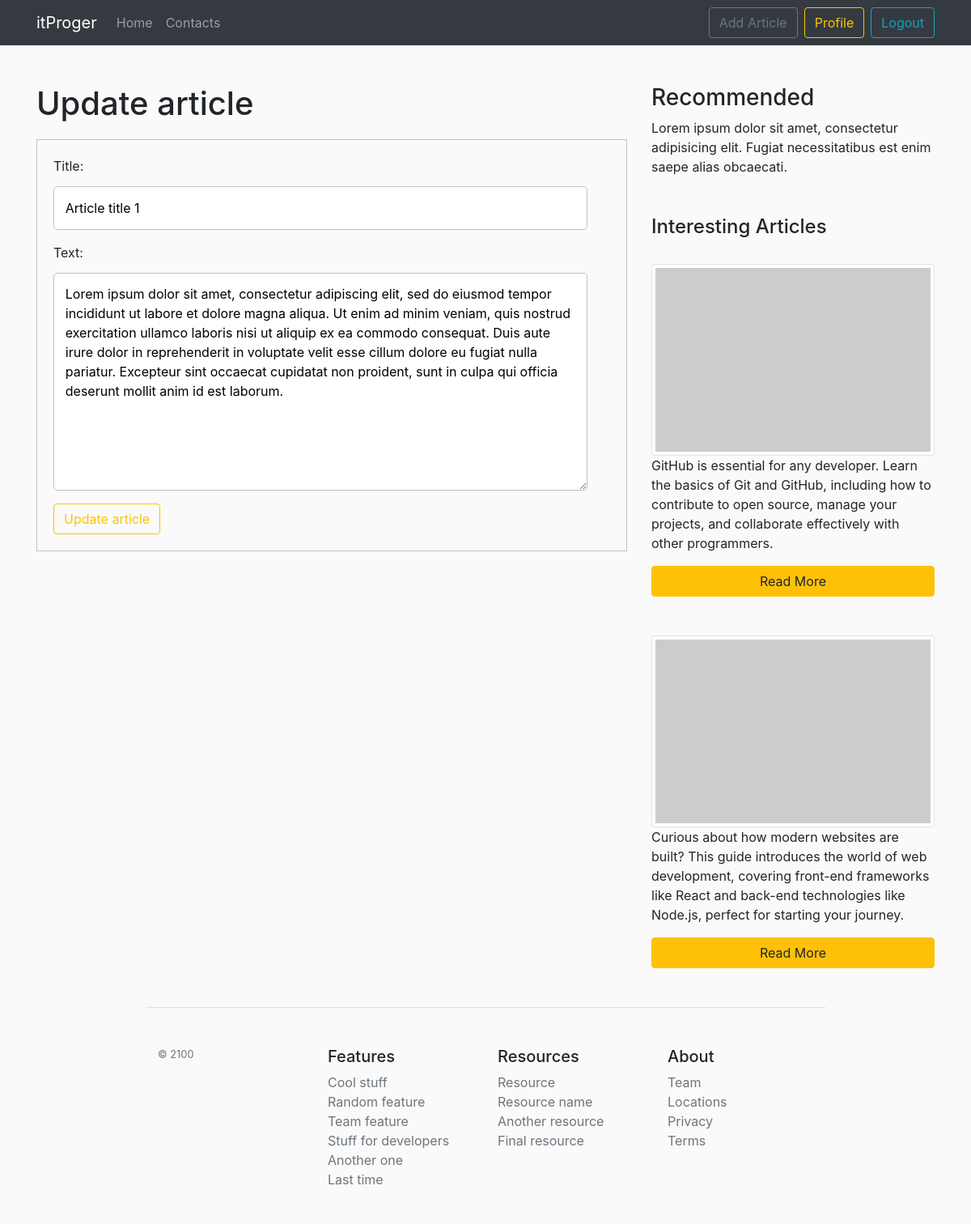
The app's page /news/6/update (signed in) with its own data.
### blog/models.py (models this page shows, shortened)
class News(models.Model):
    title = models.CharField('Title', max_length=100, unique=True)
    text = models.TextField('Text')
    date = models.DateTimeField('Дата', default=timezone.now)
    avtor = models.ForeignKey(User, verbose_name='Автор', on_delete=models.CASCADE)
    views = models.IntegerField('Просмотры', default=1)
    class Meta:
        verbose_name = 'Новость'
        verbose_name_plural = 'Новости'

### blog/views.py (the view, shortened to what this page needs)
# urls.py: path('news/<int:pk>/update', views.UpdateNewsView.as_view(), name='news-update'),
class UpdateNewsView(LoginRequiredMixin, UserPassesTestMixin, UpdateView):
    model = News
    template_name = 'blog/create_news.html'
    fields = ['title', 'text']
    def get_context_data(self, **kwards):
        ctx = super(UpdateNewsView, self).get_context_data(**kwards)
        ctx['title'] = 'Update article'
        ctx['btn_text'] = 'Update article'
        return ctx
    def test_func(self):
        news = self.get_object()
        if self.request.user == news.avtor:
            return True
        return False

### blog/templates/blog/create_news.html (shortened to what this page needs)
{% extends 'blog/base.html' %}
{% block content %}
  <h1>{{ title }}</h1>
  <form method="post" class="form-register auth">
    {{ form.as_p }}
    <button class="btn btn-outline-warning" type="submit">{{ btn_text }}</button>
  </form>
{% endblock %}

### blog/static/blog/main.css (style rules this page uses)
body { background: #fafafa; }
.form-register { padding: 20px; background: #fafafa; border: 1px solid silver; margin-top: 20px; }
.form-register.auth input, .form-register.auth textarea { display: block; width: 96%; margin-top: 5px; border: 1px solid silver; border-radius: 5px; padding: 2%; }

### records on screen
News: title "Article title 1", text "Lorem ipsum dolor sit amet, consectetur adipiscing elit, sed do eiusmod tempor incididunt ut labore et dolore magna aliqua. Ut enim ad minim veniam, quis nostrud exercitation ullamco laboris nisi ut aliquip ex ea commodo consequat. Duis aute irure dolor in reprehenderit in voluptate velit esse cillum dolore eu fugiat nulla pariatur. Excepteur sint occaecat cupidatat non proident, sunt in culpa qui officia deserunt mollit anim id est laborum."

### other values on screen
{{ title }} "Update article"
{{ btn_text }} "Update article"
